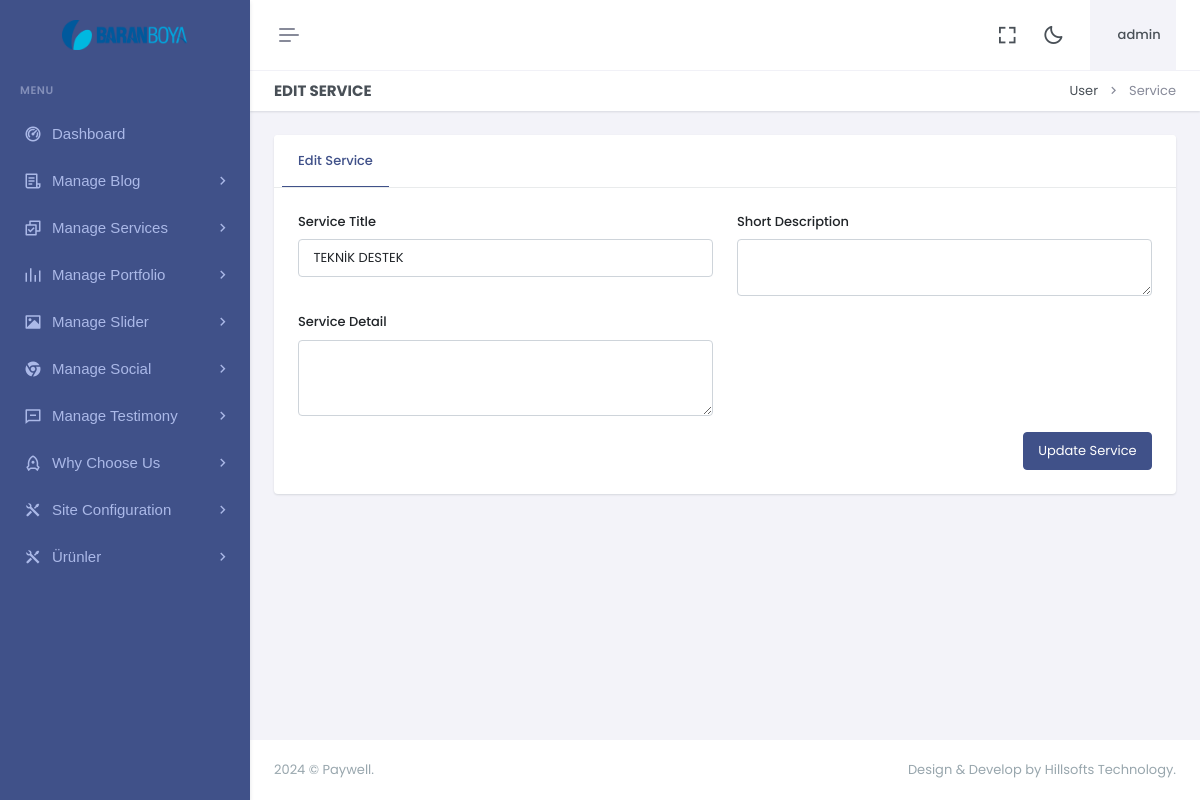
The app's page /dashboard/editservice.php?id=3 (signed in), older data.
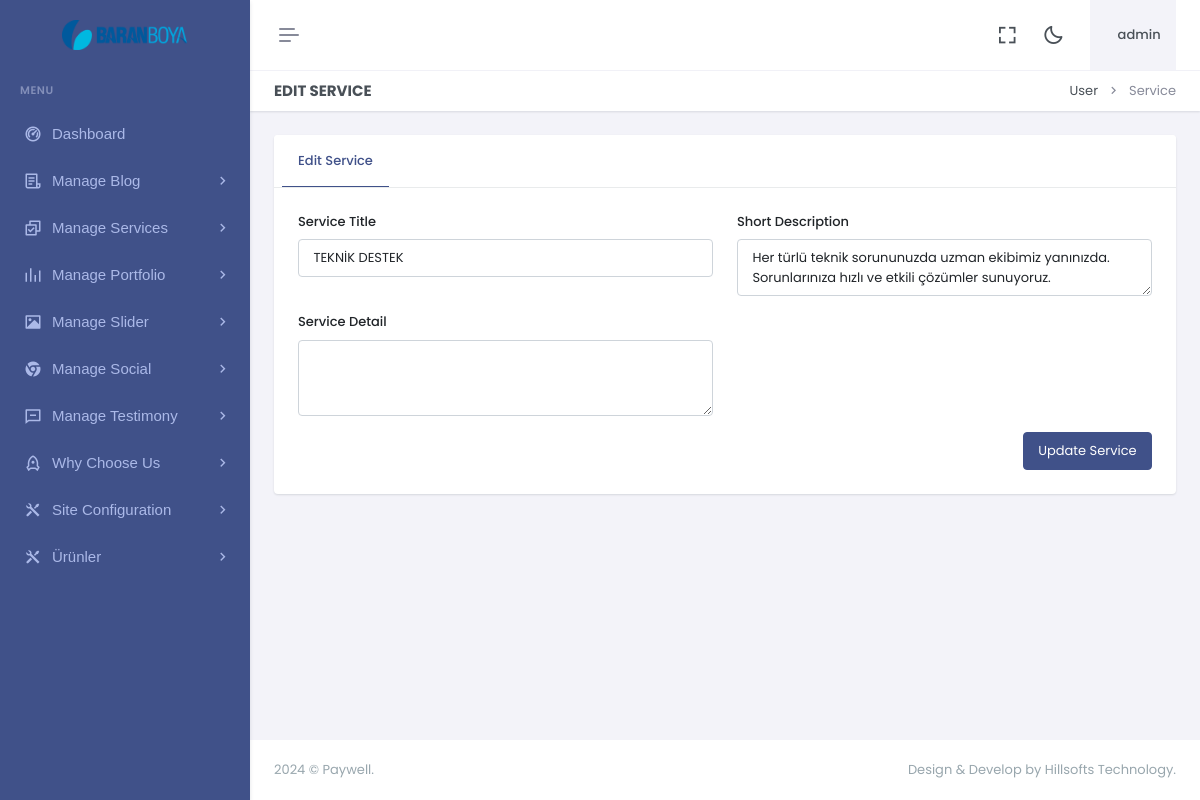
The same page, newer data.
### tables this page shows
CREATE TABLE `logo` (
  `id` int(11) NOT NULL,
  `xfile` varchar(1000) NOT NULL,
  `ufile` varchar(1000) NOT NULL,
  `updated_at` timestamp NOT NULL DEFAULT current_timestamp() ON UPDATE current_timestamp()
);

CREATE TABLE `service` (
  `id` int(11) NOT NULL,
  `service_title` varchar(500) NOT NULL,
  `service_desc` varchar(1000) NOT NULL,
  `service_detail` varchar(2000) NOT NULL,
  `ufile` varchar(1000) NOT NULL,
  `icon` varchar(200) NOT NULL,
  `upadated_at` timestamp NOT NULL DEFAULT current_timestamp() ON UPDATE current_timestamp()
);

### dashboard/editservice.php (the view, shortened to what this page needs)
<?php
include"header.php";
$todo=  mysqli_real_escape_string($con,$_GET['id']);
include"sidebar.php";
?>
<div class="main-content">
 <div class="page-content">
       <div class="container-fluid">
                    <div class="row">
                        <div class="col-12">
                            <div class="page-title-box d-sm-flex align-items-center justify-content-between">
                                <h4 class="mb-sm-0">Edit Service</h4>
                                <div class="page-title-right">
                                    <ol class="breadcrumb m-0">
                                        <li class="breadcrumb-item"><a href="javascript: void(0);">User</a></li>
                                        <li class="breadcrumb-item active">Service</li>
                                    </ol>
                                </div>
                            </div>
                        </div>
                    </div>
                    <?php
					 $query="SELECT * FROM  service where id='$todo' ";
 $result = mysqli_query($con,$query);
while($row = mysqli_fetch_array($result))
{
	$service_title="$row[service_title]";
	$service_desc="$row[service_desc]";
  $service_detail="$row[service_detail]";
}
  ?>
                    <div class="row">
                        <div class="col-xxl-9">
                            <div class="card mt-xxl-n5">
                                <div class="card-header">
                                    <ul class="nav nav-tabs-custom rounded card-header-tabs border-bottom-0" role="tablist">
                                        <li class="nav-item">
                                            <a class="nav-link active" data-bs-toggle="tab" href="#personalDetails" role="tab" aria-selected="false">
                                                <i class="fas fa-home"></i> Edit Service
                                            </a>
                                        </li>
                                    </ul>
                                </div>
                                <div class="card-body p-4">
                                    <div class="tab-content">
                                        <div class="tab-pane active" id="personalDetails" role="tabpanel">
              <form action="" method="post" enctype="multipart/form-data">
                                                <div class="row">
   <div class="col-lg-6">
                                                        <div class="mb-3">
                                                            <label for="firstnameInput" class="form-label"> Service Title</label>
                                                            <input type="text" class="form-control" id="firstnameInput" name="service_title" value="<?php print $service_title ?>" placeholder="Enter Service Title">
                                                        </div>
                                                    </div>
                                                    <div class="col-lg-6">
                                                        <div class="mb-3">
                                                            <label for="firstnameInput" class="form-label"> Short Description</label>
                                                            <textarea class="form-control" id="exampleFormControlTextarea5" name="service_desc" rows="2"><?php print $service_desc ?></textarea>
                                                        </div>
                                                    </div>
                                                    <div class="col-lg-6">
                                                        <div class="mb-3">
                                                            <label for="firstnameInput" class="form-label"> Service Detail</label>
                                                            <textarea class="form-control" id="exampleFormControlTextarea5" name="service_detail" rows="3"><?php print $service_detail ?></textarea>
                                                        </div>
                                                    </div>
                                                    <div class="col-lg-12">
                                                        <div class="hstack gap-2 justify-content-end">
                                                            <button type="submit" name="save" class="btn btn-primary">Update Service</button>
                                                        </div>
                                                    </div>
                                                </div>
                                            </form>
                                        </div>
                                    </div>
                                </div>
                            </div>
                        </div>
                    </div>
                </div>
            </div>
            <?php include"footer.php";?>

### dashboard/header.php (shortened to what this page needs)
<?php
if (isset($_SESSION['username'])) {
 $username = $_SESSION['username'];
}
 else {
    print "
				<script language='javascript'>
					window.location = 'login.php';
				</script>
			";
}
?>
<!doctype html>
<html lang="en" data-layout="vertical" data-topbar="light" data-sidebar="dark" data-sidebar-size="lg" data-sidebar-image="none">
<head>
    <link href="assets/libs/jsvectormap/css/jsvectormap.min.css" rel="stylesheet" type="text/css" />
    <link href="assets/libs/swiper/swiper-bundle.min.css" rel="stylesheet" type="text/css" />
    <link href="assets/css/bootstrap.min.css" rel="stylesheet" type="text/css" />
    <link href="assets/css/icons.min.css" rel="stylesheet" type="text/css" />
    <link href="assets/css/app.min.css" rel="stylesheet" type="text/css" />
    <link href="assets/css/custom.min.css" rel="stylesheet" type="text/css" />
</head>
<body>
    <div id="layout-wrapper">
        <header id="page-topbar">
    <div class="layout-width">
        <div class="navbar-header">
            <div class="d-flex">
                <button type="button" class="btn btn-sm px-3 fs-16 header-item vertical-menu-btn topnav-hamburger"
                    id="topnav-hamburger-icon">
                    <span class="hamburger-icon">
                        <span></span>
                        <span></span>
                        <span></span>
                    </span>
                </button>
            </div>
            <div class="d-flex align-items-center">
                <div class="ms-1 header-item d-none d-sm-flex">
                    <button type="button" class="btn btn-icon btn-topbar btn-ghost-secondary rounded-circle"
                        data-toggle="fullscreen">
                        <i class='bx bx-fullscreen fs-22'></i>
                    </button>
                </div>
                <div class="ms-1 header-item d-none d-sm-flex">
                    <button type="button"
                        class="btn btn-icon btn-topbar btn-ghost-secondary rounded-circle light-dark-mode">
                        <i class='bx bx-moon fs-22'></i>
                    </button>
                </div>
                <div class="dropdown ms-sm-3 header-item topbar-user">
                    <button type="button" class="btn" id="page-header-user-dropdown" data-bs-toggle="dropdown"
                        aria-haspopup="true" aria-expanded="false">
                        <span class="d-flex align-items-center">
                            <span class="text-start ms-xl-2">
                                <span class="d-none d-xl-inline-block ms-1 fw-medium user-name-text"><?php print $username;?></span>
                            </span>
                        </span>
                    </button>
                </div>
            </div>
        </div>
    </div>
</header>

### dashboard/sidebar.php (shortened to what this page needs)
<?php
include"../z_db.php";
?>
<div class="app-menu navbar-menu">
  <div class="navbar-brand-box">
<?php
    $rr=mysqli_query($con,"SELECT ufile FROM logo");
$r = mysqli_fetch_row($rr);
$ufile = $r[0];
?>
    <a href="home" class="logo logo-light">
      <span class="logo-lg">
        <img src="uploads/logo/<?php print $ufile?>" alt="" height="30">
      </span>
    </a>
  </div>
  <div id="scrollbar">
    <div class="container-fluid">
      <ul class="navbar-nav" id="navbar-nav">
        <li class="menu-title"><span data-key="t-menu">Menu</span></li>
        <li class="nav-item">
                <a href="dashboard" class="nav-link" data-key="t-analytics">  <i class="ri-dashboard-2-line"></i> <span data-key="t-dashboards"> Dashboard </span></a>
              </li>
              <li class="nav-item">
                            <a class="nav-link menu-link" href="#sidebarB" data-bs-toggle="collapse" role="button" aria-expanded="true" aria-controls="sidebarLanding">
                                <i class="ri-file-list-3-line"></i> <span data-key="t-landing">Manage Blog</span>
                            </a>
                        </li>
              <li class="nav-item">
                            <a class="nav-link menu-link" href="#sidebarLanding" data-bs-toggle="collapse" role="button" aria-expanded="true" aria-controls="sidebarLanding">
                                <i class="ri-checkbox-multiple-line"></i> <span data-key="t-landing">Manage Services</span>
                            </a>
                        </li>
                        <li class="nav-item">
                            <a class="nav-link menu-link" href="#sidebarPot" data-bs-toggle="collapse" role="button" aria-expanded="true" aria-controls="sidebarLanding">
                                <i class="ri-rhythm-fill"></i> <span data-key="t-landing">Manage Portfolio</span>
                            </a>
                        </li>
                        <li class="nav-item">
                            <a class="nav-link menu-link" href="#sidebarSl" data-bs-toggle="collapse" role="button" aria-expanded="true" aria-controls="sidebarLanding">
                                <i class="ri-image-fill"></i> <span data-key="t-landing">Manage Slider</span>
                            </a>
                        </li>
                        <li class="nav-item">
                            <a class="nav-link menu-link" href="#sidebarX" data-bs-toggle="collapse" role="button" aria-expanded="true" aria-controls="sidebarLanding">
                                <i class="ri-chrome-fill"></i> <span data-key="t-landing">Manage Social</span>
                            </a>
                        </li>
                        <li class="nav-item">
                            <a class="nav-link menu-link" href="#sidebarT" data-bs-toggle="collapse" role="button" aria-expanded="true" aria-controls="sidebarLanding">
                                <i class="ri-message-line"></i> <span data-key="t-landing">Manage Testimony</span>
                            </a>
                        </li>
                        <li class="nav-item">
                            <a class="nav-link menu-link" href="#sidebarW" data-bs-toggle="collapse" role="button" aria-expanded="true" aria-controls="sidebarLanding">
                                <i class="ri-rocket-line"></i> <span data-key="t-landing"> Why Choose Us</span>
                            </a>
                        </li>
                        <li class="nav-item">
                            <a class="nav-link menu-link" href="#sidebarK" data-bs-toggle="collapse" role="button" aria-expanded="true" aria-controls="sidebarLanding">
                                <i class="ri-tools-fill"></i> <span data-key="t-landing"> Site Configuration </span>
                            </a>
                        </li>
                        <li class="nav-item">
                            <a class="nav-link menu-link" href="#sidebarP" data-bs-toggle="collapse" role="button" aria-expanded="true" aria-controls="sidebarLanding">
                                <i class="ri-tools-fill"></i> <span data-key="t-landing"> Ürünler </span>
                            </a>
                        </li>
      </ul>
    </div>
  </div>
  <div class="sidebar-background"></div>
</div>

### dashboard/footer.php (shortened to what this page needs)
    <footer class="footer">
        <div class="container-fluid">
            <div class="row">
                <div class="col-sm-6">
                    <script>document.write(new Date().getFullYear())</script> © Paywell.
                </div>
                <div class="col-sm-6">
                    <div class="text-sm-end d-none d-sm-block">
                        Design & Develop by Hillsofts Technology.
                    </div>
                </div>
            </div>
        </div>
    </footer>
</div>
</div>
</body>
</html>

Row changes from the older to the newer data that the page shows:
changed service "TEKNİK DESTEK": service_desc (not shown) → "Her türlü teknik sorununuzda uzman ekibimiz yanınızda. Sorunlarınıza hızlı ve etkili çözümler sunuyoruz."
